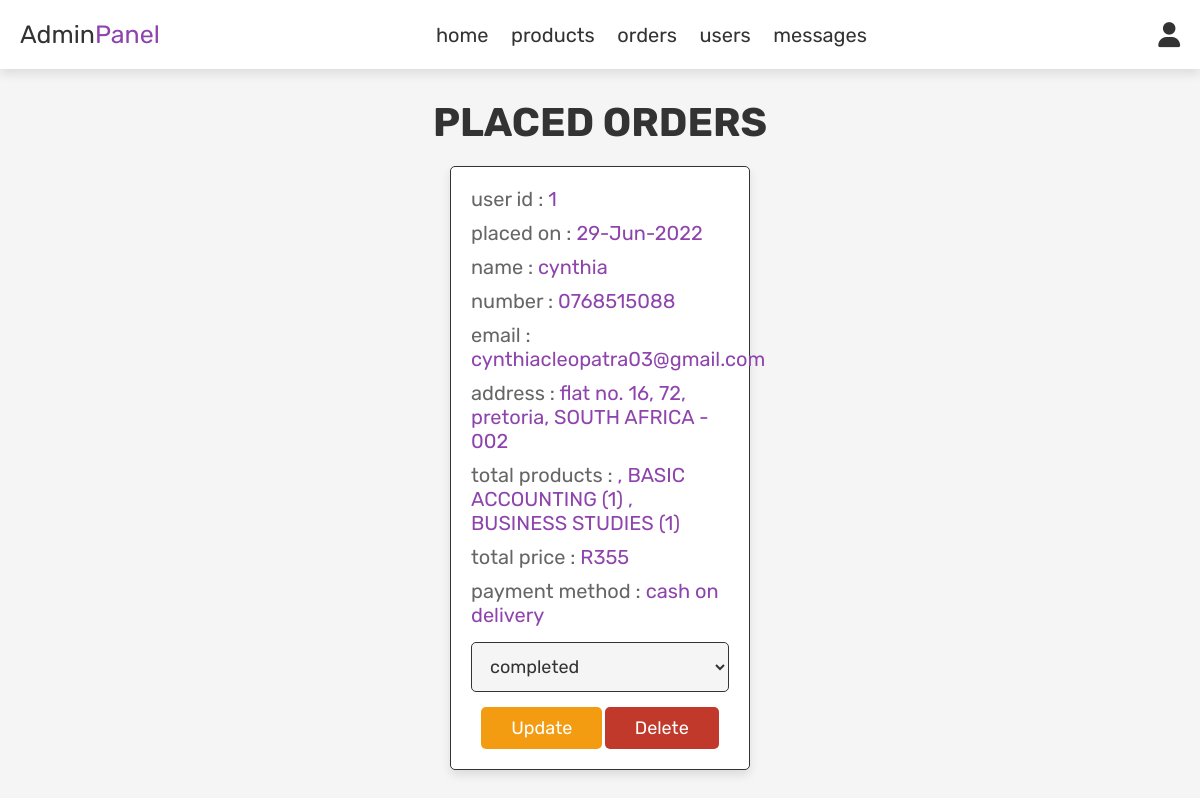
The page /admin_orders.php (signed in) on the database its author committed.
### tables this page shows
CREATE TABLE IF NOT EXISTS `orders` (
  `id` int(10) NOT NULL AUTO_INCREMENT,
  `user_id` int(10) NOT NULL,
  `name` varchar(100) NOT NULL,
  `number` varchar(20) NOT NULL,
  `email` varchar(50) NOT NULL,
  `method` varchar(50) NOT NULL,
  `address` varchar(100) NOT NULL,
  `total_products` varchar(100) NOT NULL,
  `total_price` varchar(100) NOT NULL,
  `placed_on` varchar(50) NOT NULL,
  `payment_status` varchar(50) NOT NULL DEFAULT 'pending',
  PRIMARY KEY (`id`),
  KEY `id` (`user_id`)
);

### admin_orders.php (the view, shortened to what this page needs)
<?php
include 'config.php';
?>
<!DOCTYPE html>
<html lang="en">
<head>
   <link rel="stylesheet" href="https://cdnjs.cloudflare.com/ajax/libs/font-awesome/6.0.0/css/all.min.css">
   <link rel="stylesheet" href="css/admin_style.css">
</head>
<body>
<?php include 'admin_header.php'; ?>
<section class="orders">
   <h1 class="title">placed orders</h1>
   <div class="box-container">
      <?php
      $select_orders = mysqli_query($conn, "SELECT * FROM `orders`") or die('query failed');
      if(mysqli_num_rows($select_orders) > 0){
         while($fetch_orders = mysqli_fetch_assoc($select_orders)){
      ?>
      <div class="box">
         <p> user id : <span><?php echo $fetch_orders['user_id']; ?></span> </p>
         <p> placed on : <span><?php echo $fetch_orders['placed_on']; ?></span> </p>
         <p> name : <span><?php echo $fetch_orders['name']; ?></span> </p>
         <p> number : <span><?php echo $fetch_orders['number']; ?></span> </p>
         <p> email : <span><?php echo $fetch_orders['email']; ?></span> </p>
         <p> address : <span><?php echo $fetch_orders['address']; ?></span> </p>
         <p> total products : <span><?php echo $fetch_orders['total_products']; ?></span> </p>
         <p> total price : <span>R<?php echo $fetch_orders['total_price']; ?></span> </p>
         <p> payment method : <span><?php echo $fetch_orders['method']; ?></span> </p>
         <form action="" method="post">
            <select name="update_payment">
               <option value="" selected disabled><?php echo $fetch_orders['payment_status']; ?></option>
            </select>
            <input type="submit" value="update" name="update_order" class="option-btn">
            <a href="admin_orders.php?delete=<?php echo $fetch_orders['id']; ?>" onclick="return confirm('delete this order?');" class="delete-btn">delete</a>
         </form>
      </div>
      <?php
         }
      }else{
         echo '<p class="empty">No orders placed yet!</p>';
      }
      ?>
   </div>
</section>
</body>
</html>

### css/admin_style.css (style rules this page uses)
:root { --purple:#8e44ad; --red:#c0392b; --orange:#f39c12; --black:#333; --white:#fff; --light-color:#666; --light-white:#ccc; --light-bg:#f5f5f5; --border:.1rem solid var(--black); --box-shadow:0 .5rem 1rem rgba(0,0,0,.1); }
* { font-family: 'Rubik', sans-serif; margin:0; padding:0; box-sizing: border-box; outline: none; border:none; text-decoration: none; transition:all .2s linear; }
html { font-size: 62.5%; overflow-x: hidden; }
body { background-color: var(--light-bg); }
section { padding:3rem 2rem; }
.title { text-align: center; margin-bottom: 2rem; text-transform: uppercase; color:var(--black); font-size: 4rem; }
.btn, .option-btn, .delete-btn, .white-btn { display: inline-block; margin-top: 1rem; padding:1rem 3rem; cursor: pointer; color:var(--white); font-size: 1.8rem; border-radius: .5rem; text-transform: capitalize; }
.option-btn { background-color: var(--orange); }
.delete-btn { background-color: var(--red); }
.orders .box-container { display: grid; grid-template-columns: repeat(auto-fit, 30rem); justify-content: center; gap:1.5rem; max-width: 1200px; margin:0 auto; align-items: flex-start; }
.orders .box-container .box { background-color: var(--white); padding:2rem; border:var(--border); box-shadow: var(--box-shadow); border-radius: .5rem; }
.orders .box-container .box p { padding-bottom: 1rem; font-size: 2rem; color:var(--light-color); }
.orders .box-container .box p span { color:var(--purple); }
.orders .box-container .box form { text-align: center; }
.orders .box-container .box form select { border-radius: .5rem; margin:.5rem 0; width: 100%; background-color: var(--light-bg); border:var(--border); padding:1.2rem 1.4rem; font-size: 1.8rem; color:var(--black); }

### rows shown on the page
orders: user "1", placed_on "29-Jun-2022", name "cynthia", number "0768515088", email "cynthiacleopatra03@gmail.com", address "flat no. 16, 72, pretoria, SOUTH AFRICA - 002", total_products ", BASIC ACCOUNTING (1) , BUSINESS STUDIES (1)", total_price "355", method "cash on delivery", update_payment "completed"
